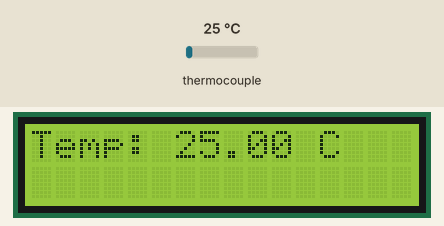
Simulated run of this program. Board: ESP32. Parts: 16×2 character LCD. Inputs (shaded band) come from the test bench; at power-on: thermocouple 25 °C. What the program prints to the serial monitor is not drawn.

Above: at 1.2 s.
1.3 s: thermocouple set to 6 °C
At 3.2 s:
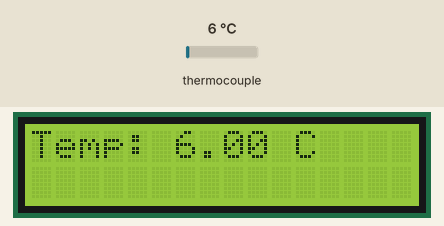
4.0 s: thermocouple set to 75 °C
At 5.3 s:
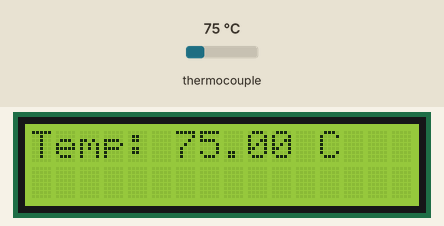
6.7 s: thermocouple set to 150 °C
At 9.6 s:
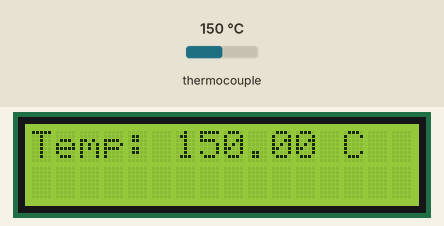
Timing chart, 0 to 11.1 s (numbered marks = the images above; inputs shaded):
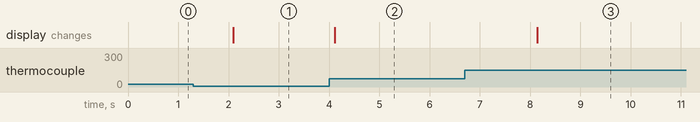

The program:

main.cpp
```cpp
#include <MAX6675.h>
#include <SPI.h>
#include <Wire.h>
#include <LiquidCrystal_I2C.h>

// Configura los pines SPI
const int thermoDO = 19;  // MISO
const int thermoCS = 5;   // CS
const int thermoCLK = 18; // SCK

MAX6675 thermocouple(thermoCLK, thermoCS, thermoDO);

// Configura la pantalla LCD
const int LCD_ADDR = 0x27; // Dirección I2C del LCD
const int LCD_COLS = 16;   // Número de columnas del LCD
const int LCD_ROWS = 2;    // Número de filas del LCD
LiquidCrystal_I2C lcd(LCD_ADDR, LCD_COLS, LCD_ROWS);

void setup() {
  Serial.begin(9600);
  Serial.println("MAX6675 Test");

  // Inicializa el sensor MAX6675
  // No es necesario llamar a begin() para MAX6675

  // Inicializa la pantalla LCD
  lcd.init();      // Función correcta para inicializar el LCD
  lcd.backlight(); // Enciende la retroiluminación del LCD
}

void loop() {
  // Lee la temperatura en grados Celsius
  float temperature = thermocouple.readCelsius();

  // Imprime la temperatura en el monitor serial
  Serial.print("Temperature: ");
  Serial.print(temperature);
  Serial.println(" C");

  // Muestra la temperatura en la pantalla LCD
  lcd.clear(); // Limpia la pantalla antes de mostrar nuevos datos
  lcd.setCursor(0, 0); // Coloca el cursor en la primera columna, primera fila
  lcd.print("Temp: ");
  lcd.print(temperature);
  lcd.print(" C");

  // Espera 2 segundos antes de la siguiente lectura
  delay(2000);
}
```

Measured:
- after the input at 1.3 s, the display: changes after 0.80 s (image 1)
- after the input at 4.0 s, the display: changes after 0.11 s (image 2)
- after the input at 6.7 s, the display: changes after 1.4 s (image 3)
